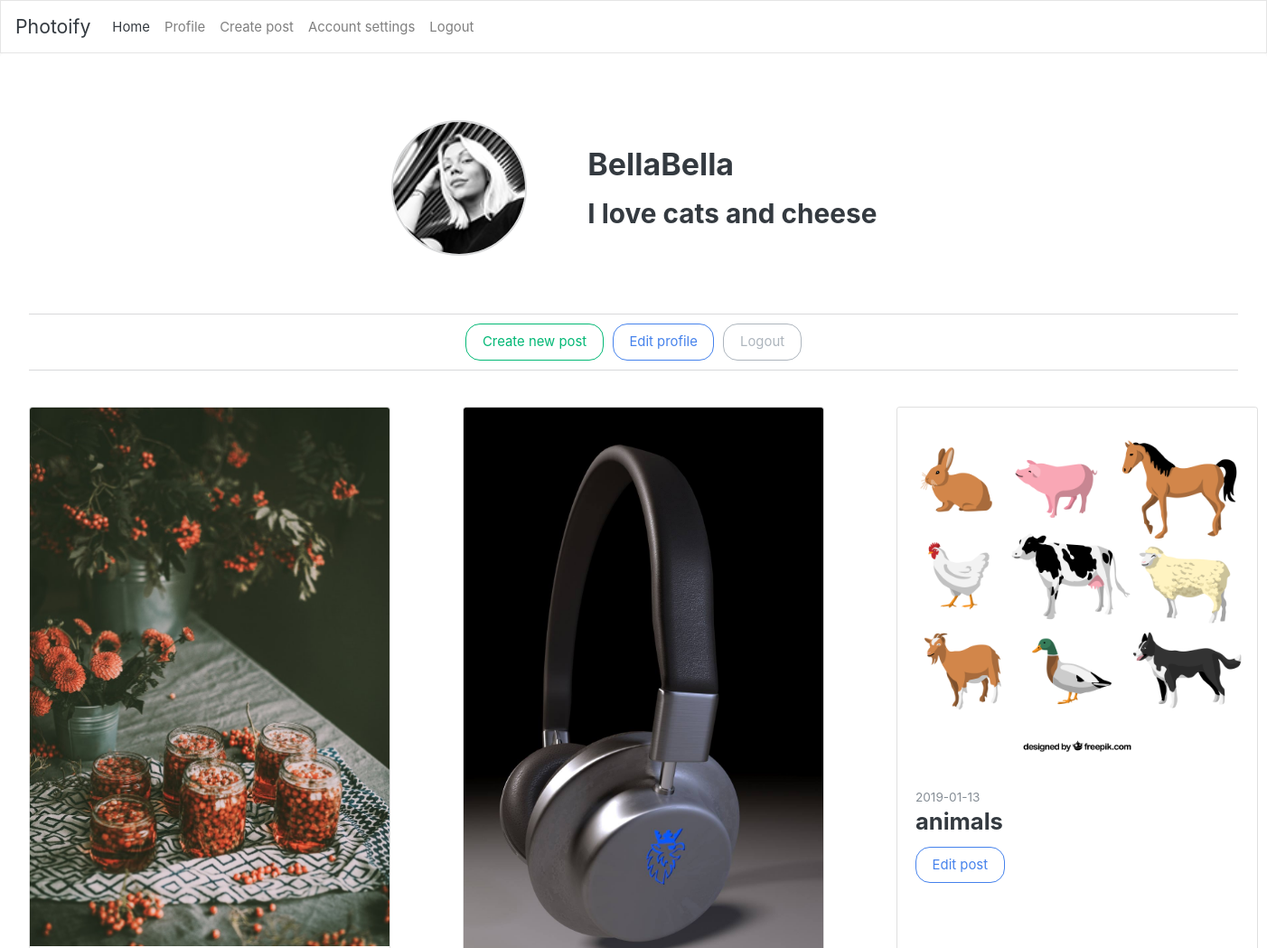
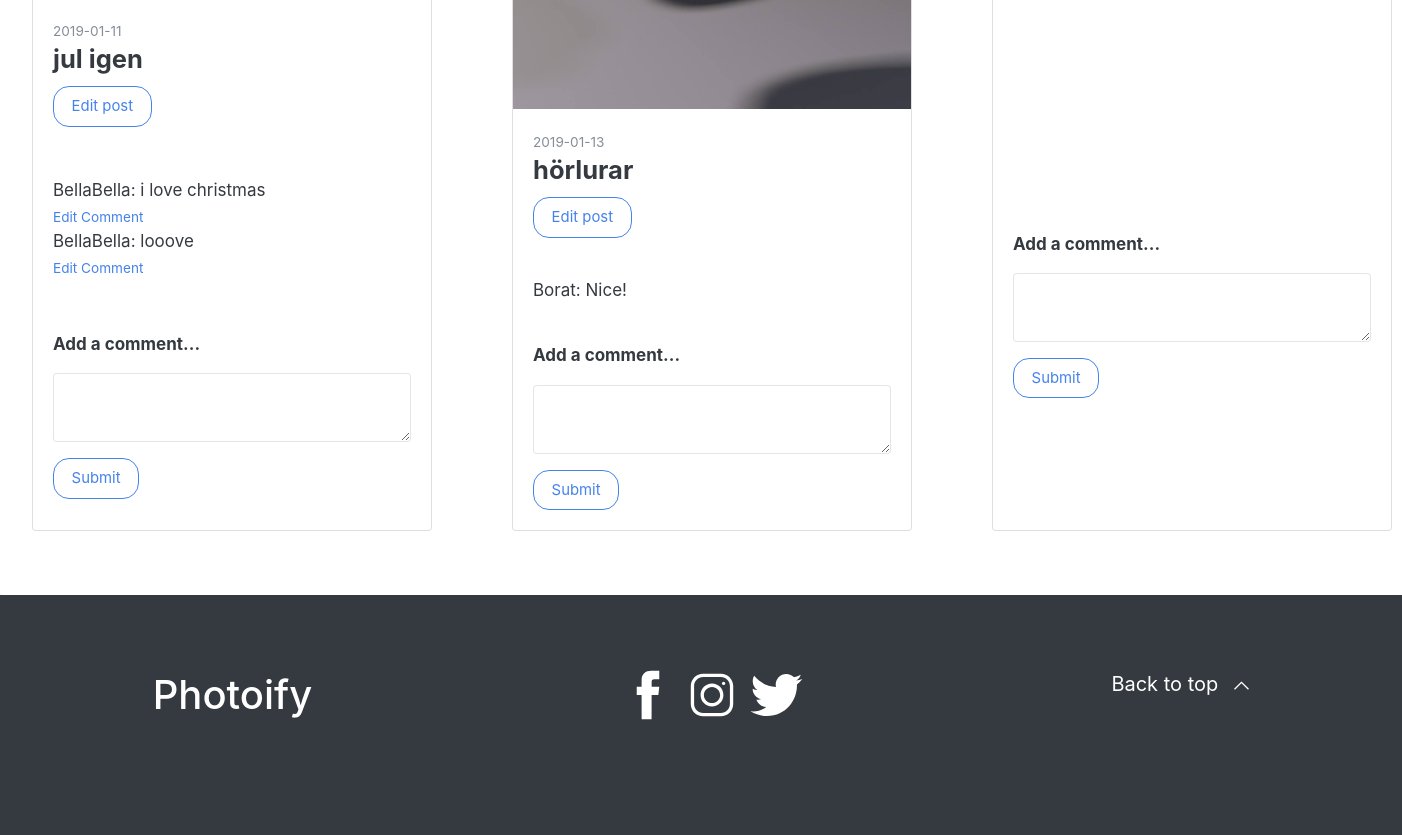
Page /profile.php (signed in) on the committed database (2 pictures, top to bottom).
### tables this page shows
CREATE TABLE "Users" (
	`id`	INTEGER PRIMARY KEY AUTOINCREMENT,
	`email`	TEXT NOT NULL UNIQUE,
	`name`	TEXT,
	`username`	TEXT NOT NULL UNIQUE,
	`password`	TEXT NOT NULL,
	`profile_pic`	TEXT DEFAULT "default.jpg",
	`profile_bio`	TEXT,
	`created_at`	DATETIME NOT NULL DEFAULT (datetime(CURRENT_TIMESTAMP)),
	`first_name`	TEXT,
	`last_name`	TEXT
);

CREATE TABLE "Posts" (
	`id`	INTEGER PRIMARY KEY AUTOINCREMENT,
	`content`	TEXT,
	`created_at`	TEXT NOT NULL,
	`user_id`	INTEGER NOT NULL,
	`description`	TEXT,
	`updated_at`	TEXT,
	`username`	TEXT
);

CREATE TABLE "Comments" (
	`id`	INTEGER PRIMARY KEY AUTOINCREMENT,
	`post_id`	INTEGER,
	`user_id`	INTEGER,
	`content`	TEXT,
	`created_at`	TEXT,
	`updated_at`	TEXT,
	`username`	TEXT
);

### app/functions.php (called while the page is built, shortened)
<?php
function getUserProfile($user_id, $pdo) {
  $statement = $pdo->prepare('SELECT * from Users WHERE id = :id');
  $statement->bindParam(':id', $user_id, PDO::PARAM_INT);
  $statement->execute();
  $updateUser = $statement->fetchAll(PDO::FETCH_ASSOC);
  return $updateUser;
}

### profile.php (the view, shortened to what this page needs)
<?php
require __DIR__.'/views/header.php';
?>
<div class="jumbotron">
  <div class="profile">
    <div class="profile-container">
        <?php
        $user_id = $_SESSION['user']['id'];
        $updateUser = getUserProfile($user_id, $pdo);
          if ($_SESSION['user']['profile_pic'] === "default.jpg") {
        ?>
            <img class="profile-img-circle" src="/views/img/default.jpg" alt="avatar">
          <?php
          } else {
          ?>
            <img class="profile-img-circle" src="/views/img/<?= $updateUser[0]['profile_pic'];?>" alt="">
          <?php
            }
          ?>
          <div class="user-info-box">
                <h2><?= $updateUser[0]['username'];?></h2>
                <h3><?= $updateUser[0]['profile_bio'];?></h3>
          </div>
    </div>
    <div class="user-buttons">
          <a href="posts.php">
            <button type="button" class="userButtons btn btn-outline-success">Create new post</button>
          </a>
          <a href="update-user.php">
            <button type="button" class="userButtons btn btn-outline-primary">Edit profile</button>
          </a>
          <a href="/app/users/logout.php">
            <button type="button" class="userButtons btn btn-outline-secondary">Logout</button>
          </a>
    </div>
  </div>
  <div class="profile-content">
    <?php
    $statement = $pdo->prepare('SELECT * from Posts WHERE user_id = :id');
    $statement->bindParam(':id', $_SESSION['user']['id'], PDO::PARAM_INT);
    $statement->execute();
    $user = $statement->fetchAll(PDO::FETCH_ASSOC);
    ?>
      <?php
          foreach ($user as $key => $value) {
            $picFilePath = '/app/uploads/' . $value['content'];
      ?>
    <div class="card" style="width: 25rem;">
      <img class="card-img-top" src="<?php echo $picFilePath ?>">
        <div class="card-body">
          <small class="text-muted"><?= $value['created_at']; ?></small>
          <h4 class="card-title"><?= $value['description']; ?></h4>
          <a class="btn btn-outline-primary" href="edit.php?id=<?php echo $value['id'] ?>">Edit post</a>
        </div>
        <div class="card-body">
              <?php
              $statement = $pdo->prepare('SELECT * from Comments WHERE post_id = :post_id');
              $statement->bindParam(':post_id', $value['id'], PDO::PARAM_INT);
              $statement->execute();
              $user_comments = $statement->fetchAll(PDO::FETCH_ASSOC);
              foreach ($user_comments as $key => $commentValue) {
                print_r($commentValue['username'].": ".$commentValue['content']);
                if($_SESSION['user']['id'] == $commentValue['user_id']){
                  ?>
                    <small class="text-muted"><a href="edit-comment.php?id=<?php echo $commentValue['id'] ?>">Edit Comment</a></small></br>
                  <?php
                    }
                  }
                ?>
        </div>
            <div class="card-body">
              <form action="/app/posts/comments.php" method="post" enctype="multipart/form-data">
                    <div class="form-group">
                        <h6 class="modal-title">Add a comment...</h6>
                      </div>
                    <div class="form-group">
                      <textarea class="form-control "type="text" name="post_content" value=""></textarea>
                    </div>
                <button type="submit" class="btn btn-outline-primary" >Submit</button>
                </form>
            </div>
    </div>
            <?php
              };
            ?>
    </div>
</div>
<?php require __DIR__.'/views/footer.php'; ?>

### assets/styles/main.css (style rules this page uses)
body { width: 100%; height: 100%; padding: 0; margin: 0; background-color: #FAFAFA; }
.jumbotron { width: 100vw; height: 100%; background-color: white; }
.profile { width: 100%; margin-top: -50px; }
.profile-container { margin-top: 25px; margin-bottom: 10px; width: 100%; height: 250px; display: flex; align-self: center; justify-content: center; border-bottom: 1px solid #D8D9DA; }
.profile-img-circle { display: flex; width: 150px; height: 150px; border-radius: 50%; border: 2px solid #D8D9DA; display: flex; margin-left: 30%; margin-top: 35px; }
.user-info-box { width: 100%; height: 50%; display: flex; align-content: flex-end; flex-direction: column; margin-left: 5%; text-align: left; margin-top: 40px; display: grid; }
.user-buttons { width: 100%; display: flex; align-self: center; justify-content: center; padding-bottom: 10px; margin-bottom: 40px; border-bottom: 1px solid #D8D9DA; }
.userButtons { margin-left: 5px; margin-right: 5px; }
.profile-content { width: 100%; height: 100%; display: grid; grid-template-columns: repeat(3, 1fr); grid-gap: 80px; grid-auto-rows: minmax(100px, auto); }

### rows in the picture
users: profile_pic (picture), username "BellaBella", profile_bio "I love cats and cheese"
posts: content (picture), created_at "2019-01-11", description "jul igen", value "BellaBella: i love christmas BellaBella: looove"
posts: content (picture), created_at "2019-01-13", description "hörlurar", value "Borat: Nice!"
posts: content (picture), created_at "2019-01-13", description "animals"
